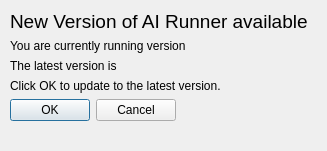
<?xml version="1.0" encoding="UTF-8"?>
<ui version="4.0">
 <class>Dialog</class>
 <widget class="QDialog" name="Dialog">
  <property name="geometry">
   <rect>
    <x>0</x>
    <y>0</y>
    <width>327</width>
    <height>151</height>
   </rect>
  </property>
  <property name="windowTitle">
   <string>Dialog</string>
  </property>
  <widget class="QWidget" name="">
   <property name="geometry">
    <rect>
     <x>10</x>
     <y>10</y>
     <width>309</width>
     <height>124</height>
    </rect>
   </property>
   <layout class="QFormLayout" name="formLayout">
    <item row="0" column="0">
     <widget class="QLabel" name="label">
      <property name="font">
       <font>
        <pointsize>14</pointsize>
        <bold>false</bold>
       </font>
      </property>
      <property name="text">
       <string>New Version of AI Runner available</string>
      </property>
     </widget>
    </item>
    <item row="1" column="0">
     <widget class="QLabel" name="current_version_label">
      <property name="text">
       <string>You are currently running version</string>
      </property>
     </widget>
    </item>
    <item row="2" column="0">
     <widget class="QLabel" name="latest_version_label">
      <property name="text">
       <string>The latest version is</string>
      </property>
     </widget>
    </item>
    <item row="3" column="0">
     <widget class="QLabel" name="label_2">
      <property name="text">
       <string>Click OK to update to the latest version.</string>
      </property>
     </widget>
    </item>
    <item row="4" column="0">
     <widget class="QDialogButtonBox" name="buttonBox">
      <property name="orientation">
       <enum>Qt::Horizontal</enum>
      </property>
      <property name="standardButtons">
       <set>QDialogButtonBox::Cancel|QDialogButtonBox::Ok</set>
      </property>
     </widget>
    </item>
   </layout>
  </widget>
 </widget>
 <resources/>
 <connections>
  <connection>
   <sender>buttonBox</sender>
   <signal>accepted()</signal>
   <receiver>Dialog</receiver>
   <slot>accept()</slot>
   <hints>
    <hint type="sourcelabel">
     <x>248</x>
     <y>254</y>
    </hint>
    <hint type="destinationlabel">
     <x>157</x>
     <y>274</y>
    </hint>
   </hints>
  </connection>
  <connection>
   <sender>buttonBox</sender>
   <signal>rejected()</signal>
   <receiver>Dialog</receiver>
   <slot>reject()</slot>
   <hints>
    <hint type="sourcelabel">
     <x>316</x>
     <y>260</y>
    </hint>
    <hint type="destinationlabel">
     <x>286</x>
     <y>274</y>
    </hint>
   </hints>
  </connection>
 </connections>
</ui>
